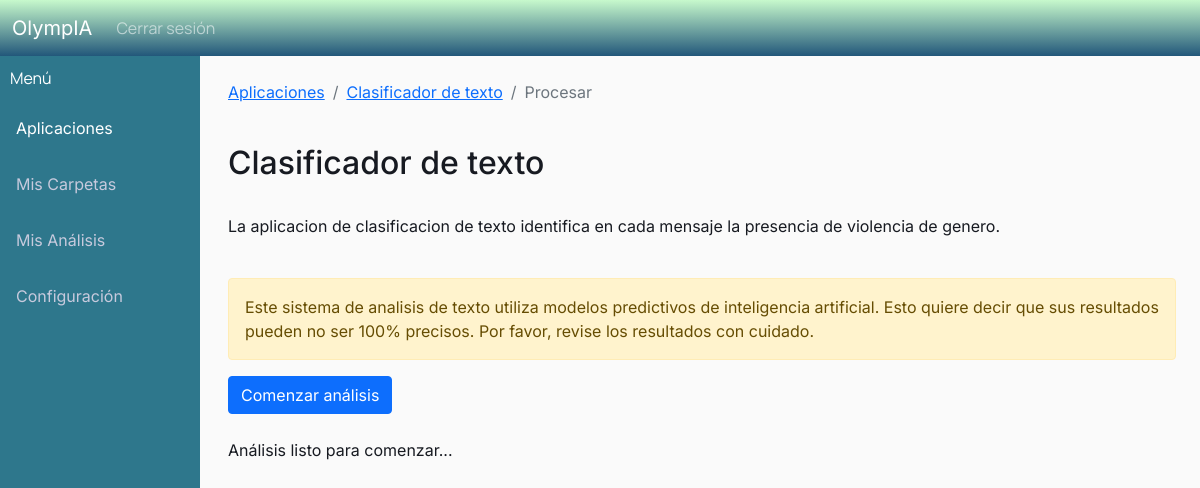
Screenshot of /procesar/126 (signed in) with the database file from the repository.
### analisis/models.py (models this page shows, shortened)
class Aplicacion(models.Model):
    class Meta:
        verbose_name_plural = "Aplicaciones"
    nombre = models.CharField(max_length=256)
    descripcion = models.CharField(max_length = 5000)

### analisis/views.py (the view, shortened to what this page needs)
# urls.py: path("procesar/<id_analisis>", views.procesar, name = "analisis-procesar"),
@login_required
def procesar(request, id_analisis):
    analisis = Analisis.objects.get(id = id_analisis)
    carpeta = analisis.carpeta
    archivos = Archivo.objects.filter(carpeta = carpeta)
    modelo = analisis.modelo
    aplicacion = modelo.aplicacion
    if 'error' in request.session:
        del request.session['error']
    for archivo in archivos:
        nombre, partition, extension = archivo.arch.name.rpartition('.')
        if extension not in ['txt', 'docx', 'pdf', 'doc', 'zip']: #TODO chequear adentro del zip
            analisis.delete()
            request.session['error'] = "No se soporta el tipo de archivo "+extension+" en la carpeta "+carpeta.nombre+"."
            return redirect('/aplicacion/' + str(aplicacion.id))
    context = {
        "aplicacion": aplicacion,
        "analisis" : analisis,
        "id_analisis" : id_analisis,
    }
    return render(request, "analisis/procesar.html", context=context)

### analisis/templates/analisis/procesar.html (shortened to what this page needs)
{% extends "analisis/base.html" %}
{% block content %}
<div class="row">
    <div class="col-sm">
        <div class="sidebar">
            <div class="sidebar-brand"> Menú </div>
            <a class="active" href="{% url 'analisis-principal' %}">Aplicaciones</a>
            <a href="{% url 'analisis-carpetas' %}">Mis Carpetas</a>
            <a href="{% url 'analisis-resultados' %}">Mis Análisis</a>
            <a href="{% url 'analisis-config' %}">Configuración</a>
        </div>
    </div>
    <div class = "col-md-10">
    <main role="main" class="container">
            <nav aria-label="breadcrumb">
                <ol class="breadcrumb">
                  <li class="breadcrumb-item"><a href="{% url 'analisis-principal' %}">Aplicaciones</a></li>
                  <li class="breadcrumb-item"><a href="{% url 'analisis-aplicacion' aplicacion.id%}">{{aplicacion.nombre}}</a></li>
                  <li class="breadcrumb-item active" aria-current="page">Procesar</li>
                </ol>
            </nav>
            <h2>{{aplicacion.nombre}}</h2>
            <p>{{aplicacion.descripcion}}</p>
            <div class="alert alert-warning" role="alert">
                Este sistema de analisis de texto utiliza modelos predictivos de inteligencia artificial. Esto quiere decir que sus resultados pueden no ser 100% precisos. Por favor, revise los resultados con cuidado.
            </div>
            <div id="progress-wrapper">
                <button id="progress-bar-trigger" class="btn btn-primary btn-md">Comenzar análisis</button>
                <br>
                <br>
                <div id="progress-bar-message">Análisis listo para comenzar...</div>
                <br>
                <br>
            </div>
    </main>
    </div>
</div>
{% endblock content%}

### analisis/static/analisis.css (style rules this page uses)
body { background: #fafafa; color: #171A21; margin-top: 3.5rem; font-family: 'Inter', 'Space Grotesk', Arial, sans-serif; }
h1, h2, h3, h4, h5, h6 { color: #171A21; }
.sidebar { margin: 0; padding: 0; width: 200px; background-color: #2E778C; position: fixed; height: 100%; overflow: auto; }
.sidebar a { display: block; color: #C7CADD; padding: 16px; text-decoration: none; }
.sidebar a.active { color: white; }
.sidebar-brand { padding: 10px; color: #ffffff; font-family: 'Manrope'; }

### rows the page displays
Aplicacion: nombre "Clasificador de texto", descripcion "La aplicacion de clasificacion de texto identifica en cada mensaje la presencia de violencia de genero."
